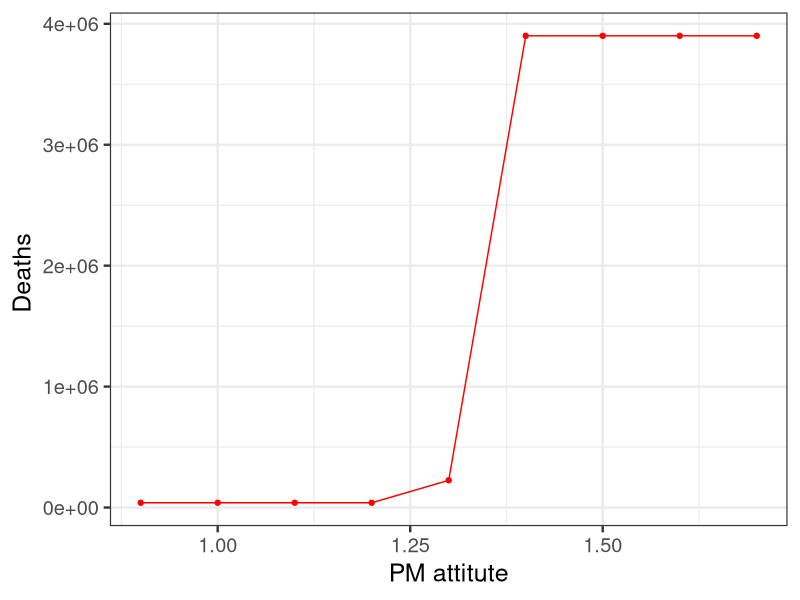

This figure's R source:
library(readxl)
library(ggplot2)

Phase_transition <- read_excel("Phase_transition.xlsx")
ggplot(Phase_transition,aes(x=PM_attitute, y=Deaths),size=2,color = "red") + geom_line(color="red") +   geom_point(color="red") + labs(y = "Deaths ")+ labs(x = "PM attitute")+ theme_bw(base_size = 18) 